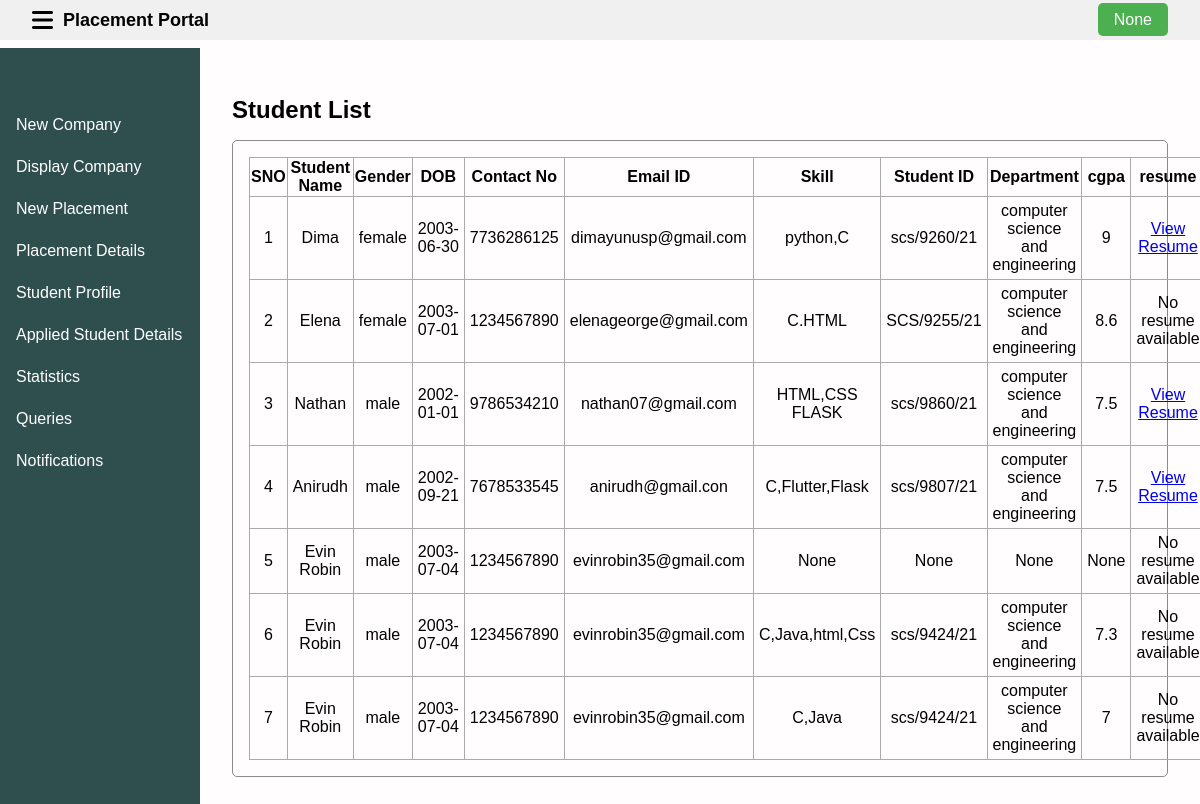
The app's page /student-profile with its own data.
### app.py (models this page shows)
class Student(db.Model):
    id = db.Column(db.Integer, primary_key=True)
    student_name = db.Column(db.String(100), nullable=False)
    gender = db.Column(db.String(10), nullable=False)
    date_of_birth = db.Column(db.String(20), nullable=False)
    contact_no = db.Column(db.String(15), nullable=False)
    email = db.Column(db.String(100), nullable=False)
    skill = db.Column(db.String(100), nullable=True)
    student_id = db.Column(db.String(20), nullable=True)
    department = db.Column(db.String(100), nullable=True)
    year_of_graduation = db.Column(db.String(10), nullable=True)
    cgpa = db.Column(db.String(5), nullable=True)
    sslc = db.Column(db.String(5), nullable=True)
    hsc = db.Column(db.String(5), nullable=True)
    resume_data = db.Column(db.LargeBinary(), nullable=True)
    resume_filename = db.Column(db.String(100), nullable=True)

### app.py (the view)
@app.route('/student-profile')
def student_profile():
     username = session.get('username')
     students = Student.query.all()
     return render_template('student_profile.html', username=username,students=students)

### templates/student_profile.html (shortened to what this page needs)
{% extends 'base_wel.html' %}
{% block head %}
<link rel="stylesheet" href="{{ url_for( 'static' , filename = 'css/style_w.css' ) }}">
{% endblock %}
{% block body %}
<main>
    <h2>Student List</h2>
    <section id="placement-details">
        {% if students %}
        <table id="placement-table">
            <thead>
                <tr>
                    <th>SNO</th>
                    <th>Student Name</th>
                    <th>Gender</th>
                    <th>DOB</th>
                    <th>Contact No</th>
                    <th>Email ID</th>
                    <th>Skill</th>
                    <th>Student ID</th>
                    <th>Department</th>
                    <th>cgpa</th>
                    <th>resume</th>
                </tr>
            </thead>
            <tbody>
                {% for student in students %}
                <tr>
                    <td>{{ loop.index }}</td>
                    <td>{{ student.student_name }}</td>
                    <td>{{ student.gender }}</td>
                    <td>{{ student.date_of_birth }}</td>
                    <td>{{ student.contact_no }}</td>
                    <td>{{ student.email }}</td>
                    <td>{{ student.skill }}</td>
                    <td>{{ student.student_id }}</td>
                    <td>{{ student.department }}</td>
                    <td>{{ student.cgpa }}</td>
                    <td>
                        {% if student.resume_filename %}
                        <a href="/static/resumes/resume.pdf" target="_blank" class="btn btn-primary">View Resume</a>
                        {% else %}
                            No resume available
                        {% endif %}
                    </td>
                </tr>
                {% endfor %}
            </tbody>
        </table>
        {% else %}
        <p>No Students added.</p>
        {% endif %}
    </section>
</main>
{% endblock %}

### templates/base_wel.html (shortened to what this page needs)
<!DOCTYPE html>
<html lang="en">
<head>
  <link rel="stylesheet" href="https://cdnjs.cloudflare.com/ajax/libs/font-awesome/6.0.0-beta3/css/all.min.css">
  {% block head %} {% endblock %}
</head>
<body>
  <header>
    <div id="header-content">
        <i id="sidebar-toggle" class="fas fa-bars"></i>
        <h1>Placement Portal</h1>
        <div class="profile-dropdown">
            <span id="profile-name">{{ username }}</span>
        </div>
    </div>
</header>
    <nav id="sidebar">
        <ul>
            <li><a href='/add_company'>New Company</a></li>
            <li><a href='/display_company'>Display Company</a></li>
            <li><a href='/add_placement'>New Placement</a></li>
            <li><a href='/display_placement'>Placement Details</a></li>
            <li><a href='/student-profile'>Student Profile</a></li>
            <li><a href='/admin_placements'>Applied Student Details</a></li>
            <li><a href='/statistics'>Statistics</a></li>
            <li><a href='/admin_query'>Queries</a></li>
            <li><a href="/notifications">Notifications</a></li>
        </ul>
    </nav>
    {% block body %} {% endblock %}
</body>
</html>

### static/css/style_w.css (style rules this page uses)
body { font-family: sans-serif; margin: 0; padding: 0; background-color: #fffdfdfa; }
#header-content { display: flex; align-items: center; }
#sidebar-toggle { font-size: 1.5rem; cursor: pointer; margin-right: 10px; }
header { display: flex; justify-content: space-between; align-items: center; padding: 0.5rem 2rem; background-color: #f0f0f0; position: fixed; top: 0; left: 0; right: 0; z-index: 1000; }
#header-content { display: flex; align-items: center; justify-content: space-between; width: 100%; }
h1 { margin: 0; font-size: large; }
.profile-dropdown { position: relative; margin-left: auto; }
.profile-dropdown { position: relative; display: inline-block; }
#profile-name { background-color: #4CAF50; color: white; padding: 8px 16px; border-radius: 5px; margin-left: 10px; }
#sidebar { background-color:darkslategray; width: 200px; height: 100%; position: fixed; top: 0; left: 0; padding-top: 60px; margin-top: 4%; transition: left 0.3s ease; }
#sidebar ul { list-style: none; padding: 0; margin: 0; }
#sidebar li { margin-bottom: 0.5rem; }
#sidebar a { display: block; padding: 0.5rem 1rem; text-decoration: none; color: white; }
main { margin-left: 200px; padding: 1rem 2rem; margin-top: 60px; }
section { margin-bottom: 1rem; padding: 1rem; border: 1px solid #8b8989; border-radius: 5px; }
h2 { margin-bottom: 1rem; }
table, td, th { border: 1px solid #aaa; }
table { border-collapse: collapse; width: 100%; }
th { height: 30px; }
td { text-align: center; padding: 5px; }

### records on screen
Student: student_name "Dima", gender "female", date_of_birth "2003-06-30", contact_no "7736286125", email "dimayunusp@gmail.com", skill "python,C", student_id "scs/9260/21", department "computer science and engineering", cgpa "9", shows "View Resume"
Student: student_name "Elena", gender "female", date_of_birth "2003-07-01", contact_no "1234567890", email "elenageorge@gmail.com", skill "C.HTML", student_id "SCS/9255/21", department "computer science and engineering", cgpa "8.6", shows "No resume available"
Student: student_name "Nathan", gender "male", date_of_birth "2002-01-01", contact_no "9786534210", email "nathan07@gmail.com", skill "HTML,CSS FLASK", student_id "scs/9860/21", department "computer science and engineering", cgpa "7.5", resume_filename "View Resume"
Student: student_name "Anirudh", gender "male", date_of_birth "2002-09-21", contact_no "7678533545", email "anirudh@gmail.con", skill "C,Flutter,Flask", student_id "scs/9807/21", department "computer science and engineering", cgpa "7.5", resume_filename "View Resume"
Student: student_name "Evin Robin", gender "male", date_of_birth "2003-07-04", contact_no "1234567890", email "evinrobin35@gmail.com", skill "None", student_id "None", department "None", cgpa "None", shows "No resume available"
Student: student_name "Evin Robin", gender "male", date_of_birth "2003-07-04", contact_no "1234567890", email "evinrobin35@gmail.com", skill "C,Java,html,Css", student_id "scs/9424/21", department "computer science and engineering", cgpa "7.3", shows "No resume available"
Student: student_name "Evin Robin", gender "male", date_of_birth "2003-07-04", contact_no "1234567890", email "evinrobin35@gmail.com", skill "C,Java", student_id "scs/9424/21", department "computer science and engineering", cgpa "7", shows "No resume available"

### other values on screen
{{ username }} "None"
